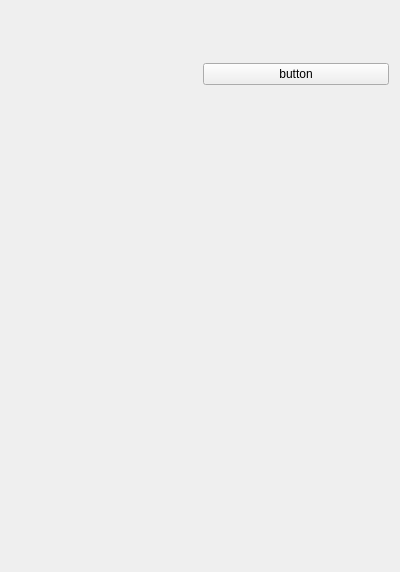
<?xml version="1.0" encoding="UTF-8"?>
<ui version="4.0">
 <class>Form</class>
 <widget class="QWidget" name="Form">
  <property name="geometry">
   <rect>
    <x>0</x>
    <y>0</y>
    <width>400</width>
    <height>572</height>
   </rect>
  </property>
  <property name="windowTitle">
   <string>Form</string>
  </property>
  <layout class="QVBoxLayout" name="verticalLayout">
   <item>
    <widget class="TyphosDisplayTitle" name="TyphosDisplayTitle">
     <property name="toolTip">
      <string/>
     </property>
     <property name="label_text" stdset="0">
      <string>${name} at z=${z}</string>
     </property>
    </widget>
   </item>
   <item>
    <widget class="PneumaticValve" name="PneumaticValve">
     <property name="toolTip">
      <string/>
     </property>
     <property name="styleSheet">
      <string notr="true"/>
     </property>
     <property name="controlsLocation" stdset="0">
      <enum>PCDSSymbolBase::Right</enum>
     </property>
     <property name="channelsPrefix" stdset="0">
      <string>ca://${prefix}</string>
     </property>
     <property name="iconSize" stdset="0">
      <number>128</number>
     </property>
     <property name="rotateIcon" stdset="0">
      <bool>false</bool>
     </property>
     <property name="controlButtonHorizontal" stdset="0">
      <bool>false</bool>
     </property>
    </widget>
   </item>
   <item>
    <widget class="PyDMLabel" name="PyDMLabel">
     <property name="toolTip">
      <string/>
     </property>
     <property name="alignment">
      <set>Qt::AlignCenter</set>
     </property>
     <property name="channel" stdset="0">
      <string>sig://${name}.at_vac</string>
     </property>
    </widget>
   </item>
   <item>
    <widget class="PyDMLabel" name="PyDMLabel_2">
     <property name="toolTip">
      <string/>
     </property>
     <property name="alignment">
      <set>Qt::AlignCenter</set>
     </property>
     <property name="channel" stdset="0">
      <string>sig://${name}.error</string>
     </property>
    </widget>
   </item>
   <item>
    <layout class="QHBoxLayout" name="horizontalLayout">
     <property name="topMargin">
      <number>0</number>
     </property>
     <item>
      <widget class="TyphosAlarmCircle" name="TyphosAlarmCircle">
       <property name="toolTip">
        <string/>
       </property>
      </widget>
     </item>
     <item>
      <widget class="TyphosMethodButton" name="TyphosMethodButton">
       <property name="toolTip">
        <string/>
       </property>
       <property name="text">
        <string>button</string>
       </property>
       <property name="method_name" stdset="0">
        <string>summary</string>
       </property>
      </widget>
     </item>
    </layout>
   </item>
   <item>
    <widget class="TyphosSignalPanel" name="TyphosSignalPanel">
     <property name="toolTip">
      <string/>
     </property>
     <property name="showOmitted" stdset="0">
      <bool>false</bool>
     </property>
     <property name="sortBy" stdset="0">
      <enum>TyphosSignalPanel::byName</enum>
     </property>
    </widget>
   </item>
   <item>
    <widget class="TyphosPositionerWidget" name="TyphosPositionerWidget">
     <property name="toolTip">
      <string/>
     </property>
    </widget>
   </item>
   <item>
    <spacer name="verticalSpacer">
     <property name="orientation">
      <enum>Qt::Vertical</enum>
     </property>
     <property name="sizeHint" stdset="0">
      <size>
       <width>0</width>
       <height>0</height>
      </size>
     </property>
    </spacer>
   </item>
  </layout>
 </widget>
 <customwidgets>
  <customwidget>
   <class>PyDMLabel</class>
   <extends>QLabel</extends>
   <header>pydm.widgets.label</header>
  </customwidget>
  <customwidget>
   <class>TyphosAlarmCircle</class>
   <extends>QWidget</extends>
   <header>typhos.alarm</header>
  </customwidget>
  <customwidget>
   <class>TyphosDisplayTitle</class>
   <extends>QFrame</extends>
   <header>typhos.display</header>
  </customwidget>
  <customwidget>
   <class>TyphosMethodButton</class>
   <extends>QPushButton</extends>
   <header>typhos.func</header>
  </customwidget>
  <customwidget>
   <class>TyphosPositionerWidget</class>
   <extends>QWidget</extends>
   <header>typhos.positioner</header>
  </customwidget>
  <customwidget>
   <class>TyphosSignalPanel</class>
   <extends>QWidget</extends>
   <header>typhos.panel</header>
  </customwidget>
  <customwidget>
   <class>PneumaticValve</class>
   <extends>PCDSSymbolBase</extends>
   <header>pcdswidgets.vacuum.valves</header>
  </customwidget>
  <customwidget>
   <class>PCDSSymbolBase</class>
   <extends>QWidget</extends>
   <header>pcdswidgets.vacuum.base</header>
  </customwidget>
 </customwidgets>
 <resources/>
 <connections/>
</ui>
